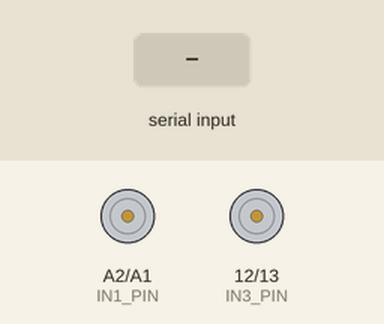
Recording of a sketch running on a simulated Arduino Uno, built with avr-gcc and run on an emulated ATmega328P. Shown: motor-driver pin pairs drawn as motors (green arrow = first pin HIGH = forward, orange = second pin HIGH = backward, longer = more drive, scaled by the enable pin). Inputs (shaded band) come from the test bench. What the sketch prints to the serial monitor is not drawn.

Above: at 1.2 s.
1.3 s: "F" received over Serial
At 1.7 s:
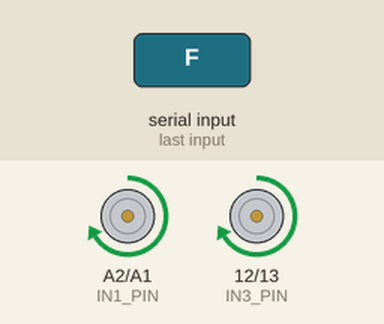
2.8 s: "B" received over Serial
At 4.0 s:
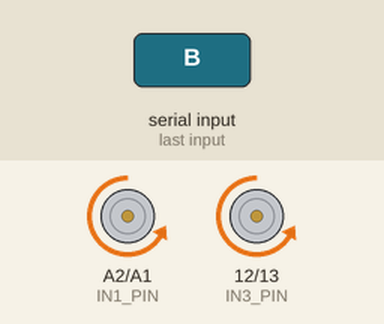
4.3 s: "L" received over Serial
At 5.2 s:
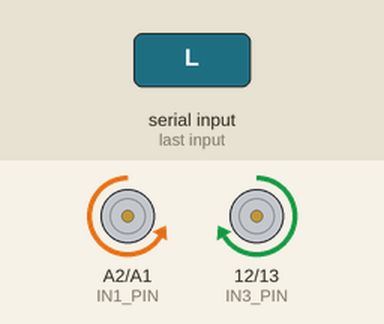
5.8 s: "R" received over Serial
At 6.3 s:
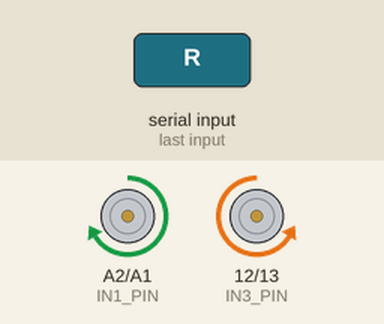
Timing chart, 0 to 8.3 s (numbered marks = the images above; inputs shaded):
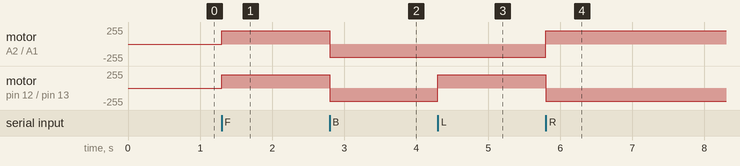

The sketch:

BluetoothControlledBehaviour.ino
```cpp
#include <Arduino.h>


// ------------------- BLUETOOTH -------------------

#define BT_BAUD 9600


// ------------------- MOTOR DRIVER PINS -------------------

#define ENA_PIN 3      // Left motor speed

#define ENB_PIN 11     // Right motor speed

#define IN1_PIN A2     // Left motor direction

#define IN2_PIN A1

#define IN3_PIN 12     // Right motor direction

#define IN4_PIN 13


// ------------------- SETTINGS -------------------

const int SPEED = 200;


// ----------------------------------------------------------

// MOTOR CONTROL FUNCTIONS

// ----------------------------------------------------------

void forward(int leftSpeed, int rightSpeed) {

  analogWrite(ENA_PIN, leftSpeed);

  analogWrite(ENB_PIN, rightSpeed);


  digitalWrite(IN1_PIN, HIGH);

  digitalWrite(IN2_PIN, LOW);

  digitalWrite(IN3_PIN, HIGH);

  digitalWrite(IN4_PIN, LOW);

}


void reverse(int leftSpeed, int rightSpeed) {

  analogWrite(ENA_PIN, leftSpeed);

  analogWrite(ENB_PIN, rightSpeed);


  digitalWrite(IN1_PIN, LOW);

  digitalWrite(IN2_PIN, HIGH);

  digitalWrite(IN3_PIN, LOW);

  digitalWrite(IN4_PIN, HIGH);

}


void left(int leftSpeed, int rightSpeed) {

  analogWrite(ENA_PIN, leftSpeed);

  analogWrite(ENB_PIN, rightSpeed);


  digitalWrite(IN1_PIN, LOW);

  digitalWrite(IN2_PIN, HIGH);

  digitalWrite(IN3_PIN, HIGH);

  digitalWrite(IN4_PIN, LOW);

}


void right(int leftSpeed, int rightSpeed) {

  analogWrite(ENA_PIN, leftSpeed);

  analogWrite(ENB_PIN, rightSpeed);


  digitalWrite(IN1_PIN, HIGH);

  digitalWrite(IN2_PIN, LOW);

  digitalWrite(IN3_PIN, LOW);

  digitalWrite(IN4_PIN, HIGH);

}


void stopMotors() {

  analogWrite(ENA_PIN, 0);

  analogWrite(ENB_PIN, 0);


  digitalWrite(IN1_PIN, LOW);

  digitalWrite(IN2_PIN, LOW);

  digitalWrite(IN3_PIN, LOW);

  digitalWrite(IN4_PIN, LOW);

}


// ----------------------------------------------------------

// SETUP

// ----------------------------------------------------------

void setup() {

  Serial.begin(BT_BAUD);


  pinMode(ENA_PIN, OUTPUT);

  pinMode(ENB_PIN, OUTPUT);

  pinMode(IN1_PIN, OUTPUT);

  pinMode(IN2_PIN, OUTPUT);

  pinMode(IN3_PIN, OUTPUT);

  pinMode(IN4_PIN, OUTPUT);


  Serial.println("Bluetooth Motor Control Ready");

}


// ----------------------------------------------------------

// MAIN LOOP

// ----------------------------------------------------------

void loop() {

  if (Serial.available()) {

    char bt = Serial.read();


    if (bt == 'F') forward(SPEED, SPEED);

    if (bt == 'B') reverse(SPEED, SPEED);

    if (bt == 'L') left(SPEED, SPEED);

    if (bt == 'R') right(SPEED, SPEED);

    if (bt == 'S') stopMotors();

  }

}
```

Measured:
- after the input at 1.3 s, motor on A2 (IN1_PIN) / A1 (IN2_PIN), motor on pin 12 (IN3_PIN) / pin 13 (IN4_PIN): stopped → forward 200/255 at once
- after the input at 2.8 s, motor on A2 (IN1_PIN) / A1 (IN2_PIN), motor on pin 12 (IN3_PIN) / pin 13 (IN4_PIN): forward 200/255 → backward 200/255 at once
- after the input at 4.3 s, motor on pin 12 (IN3_PIN) / pin 13 (IN4_PIN): backward 200/255 → forward 200/255 at once
- after the input at 5.8 s, motor on A2 (IN1_PIN) / A1 (IN2_PIN): backward 200/255 → forward 200/255 at once; motor on pin 12 (IN3_PIN) / pin 13 (IN4_PIN): forward 200/255 → backward 200/255 at once
